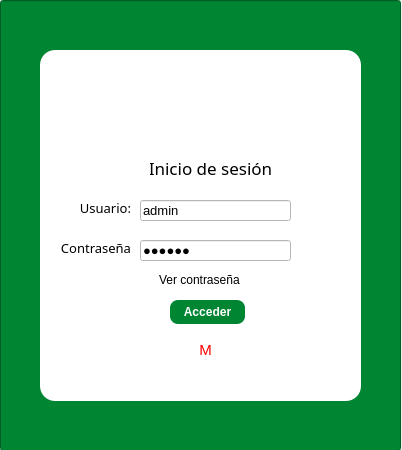
<?xml version="1.0" encoding="UTF-8"?>
<ui version="4.0">
 <class>formLogin</class>
 <widget class="QDialog" name="formLogin">
  <property name="geometry">
   <rect>
    <x>0</x>
    <y>0</y>
    <width>402</width>
    <height>450</height>
   </rect>
  </property>
  <property name="minimumSize">
   <size>
    <width>402</width>
    <height>450</height>
   </size>
  </property>
  <property name="maximumSize">
   <size>
    <width>402</width>
    <height>450</height>
   </size>
  </property>
  <property name="cursor">
   <cursorShape>ArrowCursor</cursorShape>
  </property>
  <property name="windowTitle">
   <string>Inicio de Sesión</string>
  </property>
  <property name="styleSheet">
   <string notr="true"/>
  </property>
  <widget class="QLabel" name="label">
   <property name="geometry">
    <rect>
     <x>100</x>
     <y>90</y>
     <width>231</width>
     <height>51</height>
    </rect>
   </property>
   <property name="styleSheet">
    <string notr="true">background-color: transparent;</string>
   </property>
   <property name="text">
    <string/>
   </property>
   <property name="pixmap">
    <pixmap>../img/logo.png</pixmap>
   </property>
   <property name="scaledContents">
    <bool>true</bool>
   </property>
  </widget>
  <widget class="QLabel" name="label_2">
   <property name="geometry">
    <rect>
     <x>150</x>
     <y>160</y>
     <width>121</width>
     <height>16</height>
    </rect>
   </property>
   <property name="font">
    <font>
     <family>Modern No. 20</family>
     <pointsize>13</pointsize>
    </font>
   </property>
   <property name="styleSheet">
    <string notr="true">background-color: transparent;</string>
   </property>
   <property name="text">
    <string>Inicio de sesión</string>
   </property>
   <property name="alignment">
    <set>Qt::AlignCenter</set>
   </property>
  </widget>
  <widget class="QLabel" name="label_3">
   <property name="geometry">
    <rect>
     <x>80</x>
     <y>200</y>
     <width>51</width>
     <height>16</height>
    </rect>
   </property>
   <property name="font">
    <font>
     <family>Modern No. 20</family>
     <pointsize>10</pointsize>
    </font>
   </property>
   <property name="styleSheet">
    <string notr="true">background-color: transparent;</string>
   </property>
   <property name="text">
    <string>Usuario:</string>
   </property>
   <property name="alignment">
    <set>Qt::AlignRight|Qt::AlignTrailing|Qt::AlignVCenter</set>
   </property>
  </widget>
  <widget class="QLabel" name="label_4">
   <property name="geometry">
    <rect>
     <x>60</x>
     <y>240</y>
     <width>71</width>
     <height>16</height>
    </rect>
   </property>
   <property name="font">
    <font>
     <family>Modern No. 20</family>
     <pointsize>10</pointsize>
    </font>
   </property>
   <property name="styleSheet">
    <string notr="true">background-color: transparent;</string>
   </property>
   <property name="text">
    <string>Contraseña</string>
   </property>
   <property name="alignment">
    <set>Qt::AlignRight|Qt::AlignTrailing|Qt::AlignVCenter</set>
   </property>
  </widget>
  <widget class="QLineEdit" name="txtUsuario">
   <property name="geometry">
    <rect>
     <x>140</x>
     <y>200</y>
     <width>151</width>
     <height>21</height>
    </rect>
   </property>
   <property name="font">
    <font>
     <pointsize>10</pointsize>
    </font>
   </property>
   <property name="styleSheet">
    <string notr="true">background-color: rgb(255, 255, 255);</string>
   </property>
   <property name="text">
    <string>admin</string>
   </property>
   <property name="placeholderText">
    <string>Ingrese un usuario</string>
   </property>
  </widget>
  <widget class="QLineEdit" name="txtClave">
   <property name="geometry">
    <rect>
     <x>140</x>
     <y>240</y>
     <width>151</width>
     <height>21</height>
    </rect>
   </property>
   <property name="font">
    <font>
     <pointsize>10</pointsize>
    </font>
   </property>
   <property name="styleSheet">
    <string notr="true">background-color: rgb(255, 255, 255);</string>
   </property>
   <property name="text">
    <string>123456</string>
   </property>
   <property name="echoMode">
    <enum>QLineEdit::Password</enum>
   </property>
   <property name="placeholderText">
    <string>Ingrese su contraseña</string>
   </property>
  </widget>
  <widget class="QPushButton" name="btnAcceder">
   <property name="geometry">
    <rect>
     <x>170</x>
     <y>300</y>
     <width>75</width>
     <height>24</height>
    </rect>
   </property>
   <property name="font">
    <font>
     <pointsize>9</pointsize>
     <bold>true</bold>
    </font>
   </property>
   <property name="cursor">
    <cursorShape>PointingHandCursor</cursorShape>
   </property>
   <property name="styleSheet">
    <string notr="true">background-color: rgb(0, 133, 51);
color: rgb(255, 255, 255);
border-radius: 8px;</string>
   </property>
   <property name="text">
    <string>Acceder</string>
   </property>
  </widget>
  <widget class="QLabel" name="lblMensaje">
   <property name="geometry">
    <rect>
     <x>10</x>
     <y>340</y>
     <width>391</width>
     <height>20</height>
    </rect>
   </property>
   <property name="font">
    <font>
     <pointsize>11</pointsize>
    </font>
   </property>
   <property name="focusPolicy">
    <enum>Qt::NoFocus</enum>
   </property>
   <property name="styleSheet">
    <string notr="true">color: rgb(255, 0, 0);
background-color: transparent;</string>
   </property>
   <property name="text">
    <string>M</string>
   </property>
   <property name="alignment">
    <set>Qt::AlignCenter</set>
   </property>
  </widget>
  <widget class="QCheckBox" name="check_view_password">
   <property name="geometry">
    <rect>
     <x>140</x>
     <y>270</y>
     <width>101</width>
     <height>20</height>
    </rect>
   </property>
   <property name="cursor">
    <cursorShape>PointingHandCursor</cursorShape>
   </property>
   <property name="styleSheet">
    <string notr="true">background-color: transparent;</string>
   </property>
   <property name="text">
    <string>Ver contraseña</string>
   </property>
  </widget>
  <widget class="QLabel" name="label_5">
   <property name="geometry">
    <rect>
     <x>40</x>
     <y>50</y>
     <width>321</width>
     <height>351</height>
    </rect>
   </property>
   <property name="styleSheet">
    <string notr="true">background-color: rgb(255, 255, 255);
border-radius: 15%;</string>
   </property>
   <property name="text">
    <string/>
   </property>
  </widget>
  <widget class="QLabel" name="label_7">
   <property name="geometry">
    <rect>
     <x>40</x>
     <y>50</y>
     <width>161</width>
     <height>151</height>
    </rect>
   </property>
   <property name="styleSheet">
    <string notr="true">border-radius: 25px;</string>
   </property>
   <property name="text">
    <string/>
   </property>
   <property name="pixmap">
    <pixmap>../../../../../../Desktop/Captura de pantalla 2024-04-11 134640.png</pixmap>
   </property>
   <property name="scaledContents">
    <bool>true</bool>
   </property>
  </widget>
  <widget class="QLineEdit" name="lineEdit">
   <property name="geometry">
    <rect>
     <x>0</x>
     <y>0</y>
     <width>401</width>
     <height>451</height>
    </rect>
   </property>
   <property name="styleSheet">
    <string notr="true">background-color: rgb(0, 133, 51);</string>
   </property>
  </widget>
  <zorder>lineEdit</zorder>
  <zorder>label_5</zorder>
  <zorder>label_7</zorder>
  <zorder>label</zorder>
  <zorder>label_2</zorder>
  <zorder>label_3</zorder>
  <zorder>label_4</zorder>
  <zorder>txtUsuario</zorder>
  <zorder>txtClave</zorder>
  <zorder>btnAcceder</zorder>
  <zorder>lblMensaje</zorder>
  <zorder>check_view_password</zorder>
 </widget>
 <resources/>
 <connections/>
</ui>
